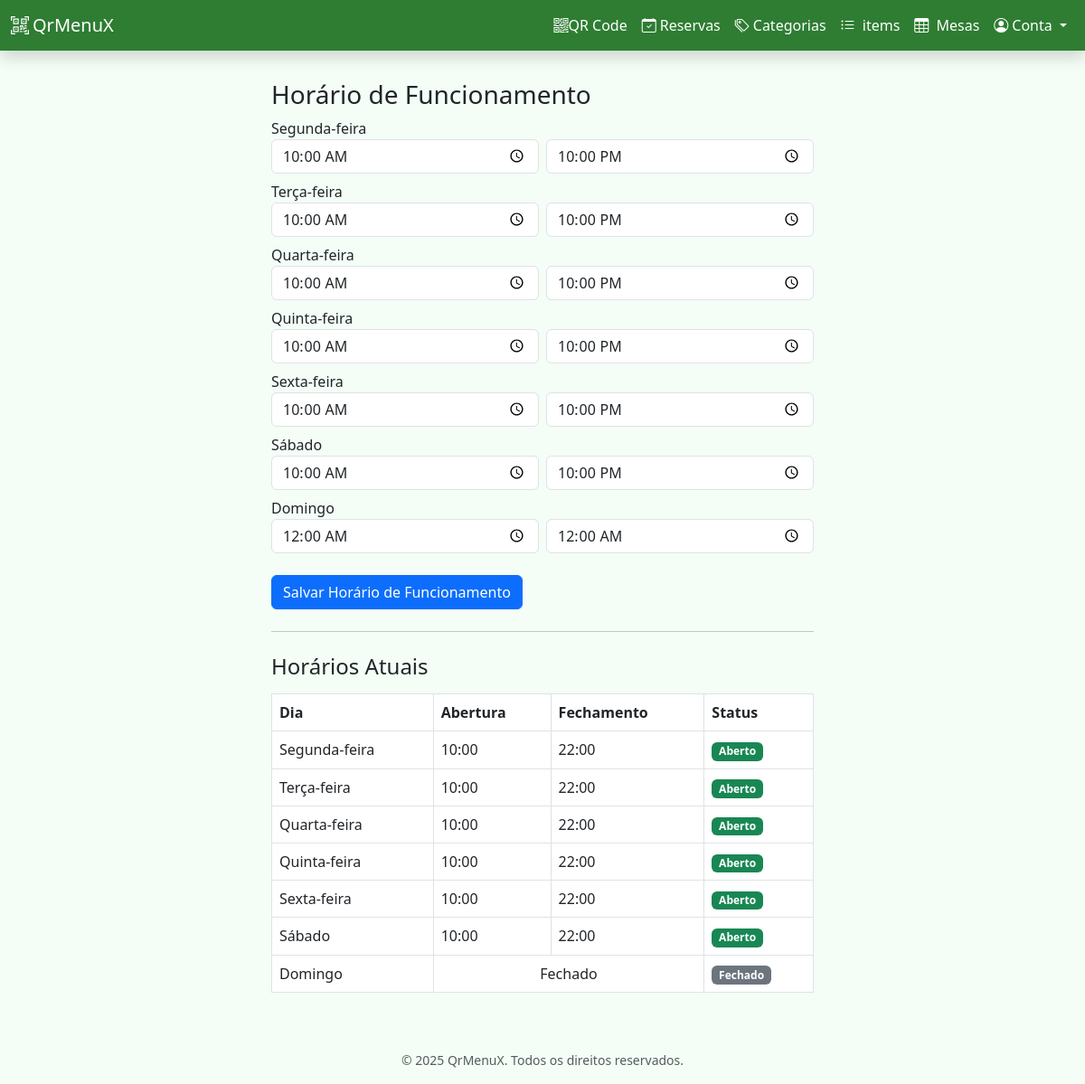
The app's page /dashboard/operating_hours (signed in) with its own data.
### app/models.py (models this page shows, shortened)
class OperatingHour(db.Model):
    id = db.Column(db.Integer, primary_key=True)
    restaurant_id = db.Column(
        db.Integer, db.ForeignKey("restaurant.id"), nullable=False
    )
    day_of_week = db.Column(db.String(10), nullable=False)  # Ex: "Monday"
    open_time = db.Column(db.Time, nullable=False)
    close_time = db.Column(db.Time, nullable=False)

### app/routes/dashboard_routes.py (the view, shortened to what this page needs)
@bp.route("/operating_hours", methods=["GET", "POST"])
@login_required
def operating_hours():
    restaurant = current_user.restaurant
    hours = OperatingHour.query.filter_by(restaurant_id=restaurant.id).all()
    return render_template(
        "dashboard/operating_hours.html", hours=hours, active_page="operating_hours"
    )

### app/models.py (called while the page is built)
@login_manager.user_loader
def load_user(user_id):
    return User.query.get(int(user_id))

### app/templates/dashboard/operating_hours.html (shortened to what this page needs)
{% extends "dashboard/dashboard_base.html" %}  {% block content %}
<div class="mx-auto" style="max-width: 600px">
  {% set dias_semana = { "Monday": "Segunda-feira", "Tuesday": "Terça-feira",
  "Wednesday": "Quarta-feira", "Thursday": "Quinta-feira", "Friday":
  "Sexta-feira", "Saturday": "Sábado", "Sunday": "Domingo" } %}
  <h3>Horário de Funcionamento</h3>
  <form method="POST" action="{{ url_for('dashboard.operating_hours') }}">
    {% for day in ["Monday", "Tuesday", "Wednesday", "Thursday", "Friday",
    "Saturday", "Sunday"] %} {% set hour = hours|selectattr("day_of_week",
    "equalto", day)|first %}
    <div class="form-group mb-2">
      <label>{{ dias_semana[day] }}</label>
      <div class="d-flex">
        <input
          type="time"
          name="open_time_{{ day }}"
          class="form-control me-2"
          value="{{ hour.open_time.strftime('%H:%M') if hour else '00:00' }}"
        />
        <input
          type="time"
          name="close_time_{{ day }}"
          class="form-control"
          value="{{ hour.close_time.strftime('%H:%M') if hour else '00:00' }}"
        />
      </div>
    </div>
    {% endfor %}
    <button type="submit" class="btn btn-primary mt-3">
      Salvar Horário de Funcionamento
    </button>
  </form>
</div>
<div class="mx-auto" style="max-width: 600px">
  <hr class="my-4" />
  <h4>Horários Atuais</h4>
  <table class="table table-bordered mt-3">
    <thead>
      <tr>
        <th>Dia</th>
        <th>Abertura</th>
        <th>Fechamento</th>
        <th>Status</th>
      </tr>
    </thead>
    <tbody>
      {% for day in ["Monday", "Tuesday", "Wednesday", "Thursday", "Friday",
      "Saturday", "Sunday"] %} {% set hour = hours|selectattr("day_of_week",
      "equalto", day)|first %}
      <tr>
        <td>{{ dias_semana[day] }}</td>
        {% if hour %} {% if hour.open_time == hour.close_time %}
        <td colspan="2" class="text-center">Fechado</td>
        <td><span class="badge bg-secondary">Fechado</span></td>
        {% else %}
        <td>{{ hour.open_time.strftime('%H:%M') }}</td>
        <td>{{ hour.close_time.strftime('%H:%M') }}</td>
        <td><span class="badge bg-success">Aberto</span></td>
        {% endif %} {% else %}
        <td colspan="2" class="text-center text-muted">Sem registro</td>
        <td><span class="badge bg-warning text-dark">Não definido</span></td>
        {% endif %}
      </tr>
      {% endfor %}
    </tbody>
  </table>
</div>
{% endblock %}

### app/templates/dashboard/dashboard_base.html (style rules this page uses)
body { background-color: #f4fdf6; min-height: 100vh; display: flex; flex-direction: column; }

### records on screen
OperatingHour: open_time "10:00", close_time "22:00", open_time "10:00", close_time "22:00"
OperatingHour: open_time "10:00", close_time "22:00", open_time "10:00", close_time "22:00"
OperatingHour: open_time "10:00", close_time "22:00", open_time "10:00", close_time "22:00"
OperatingHour: open_time "10:00", close_time "22:00", open_time "10:00", close_time "22:00"
OperatingHour: open_time "10:00", close_time "22:00", open_time "10:00", close_time "22:00"
OperatingHour: open_time "10:00", close_time "22:00", open_time "10:00", close_time "22:00"
OperatingHour: open_time "00:00", close_time "00:00"

### other values on screen
{{ dias_semana[day] }} "Segunda-feira" "Terça-feira" "Quarta-feira" "Quinta-feira" "Sexta-feira" "Sábado" "Domingo"
